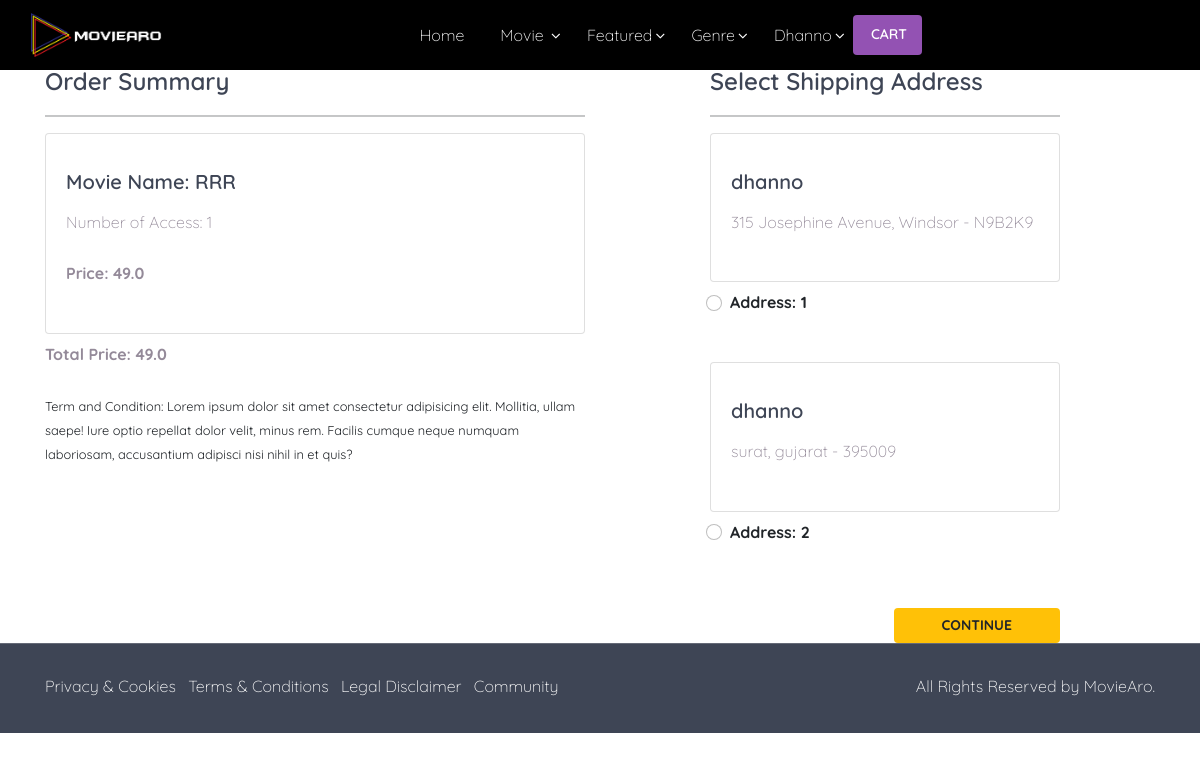
/checkout/ (signed in), run on the app's committed database.
### myapp1/models.py (models this page shows, shortened)
class cart(models.Model):
    user = models.ForeignKey(User, on_delete=models.CASCADE)
    o_movie = models.ForeignKey(movie, on_delete=models.CASCADE)
    o_quantity = models.PositiveIntegerField(default=1)
    def __str__(self):
        return str(self.id)
    @property
    def total_cost(self):
        return self.o_quantity * self.o_movie.m_price

class movie(models.Model):
    m_name = models.CharField(max_length=200)
    m_relasedate = models.DateTimeField(auto_now=False)
    gen = [('B', 'Bollywood'), ('H', 'Hollywood')]
    movie_ge = models.CharField(max_length=2, choices=gen, default='H')
    m_type = models.ForeignKey(movie_type, related_name='types', on_delete=models.CASCADE)
    m_o_lan = models.ForeignKey(movie_language, related_name='language', on_delete=models.CASCADE)
    dubbed = [('Y', 'Yes'), ('N', 'No')]
    m_dubbed = models.CharField(max_length=2, choices=dubbed, default='N')
    m_writer = models.CharField(max_length=200)
    m_trailer = models.CharField(max_length=200)  #video pending
    m_img = models.ImageField(null=True, blank=True, upload_to="mimages")
    m_on = models.BooleanField(default=True)
    m_price = models.FloatField()
    m_discount = models.FloatField( blank=True, null=True)
    mo_rating = models.FloatField( blank=True, null=True)
    m_desc = models.CharField(max_length=1000, null=True)

class Customer(models.Model):
    cus_user = models.ForeignKey(User, on_delete=models.CASCADE)
    c_name = models.CharField(max_length=200, null=True,)
    c_locality = models.CharField(max_length=200, null=True,)
    c_city = models.CharField(max_length=50, null=True, )
    c_zipcode = models.CharField(max_length=50, null=True,)
    c_contact = models.IntegerField( null=True,)

### myapp1/views.py (the view)
# urls.py: path('checkout/', views.checkout, name='checkout'),
@login_required
def checkout(request):
    if request.user.is_authenticated:
        user = request.user
        add = Customer.objects.filter(cus_user=user)
        cart_iteams = cart.objects.filter(user=user)
        amount = 0.0
        membership_amount = 00.00
        total_amount = 0.0
        cart_product = [p for p in cart.objects.all() if p.user == request.user]  # get all cart object
        print(cart_product)
        if cart_product:
            for p in cart_product:
                tempamout = (p.o_quantity * p.o_movie.m_price)
                amount += tempamout
                total_amount = amount + membership_amount
        return render(request,'myapp1/checkout.html',{'add':add, 'total_amount':total_amount, 'cart_iteams':cart_iteams})
    else:
        return redirect('log_in')

### templates/myapp1/checkout.html (shortened to what this page needs)
{% extends 'myapp1/base1.html' %}
{% load static %}
{% block main-content %}
<div class="container">
 <div class="row mt-5">
  <div class="col-sm-6">
    <h4>Order Summary</h4>
    <hr>
      {% for item in cart_iteams %}
      <div class="card mb-2">
        <div class="card-body">
          <h5>Movie Name: {{ item.o_movie.m_name }}</h5>
          <p>Number of Access: {{item.o_quantity}}</p>
          <p class="fw-bold">Price: {{item.total_cost}}</p>
        </div>
      </div>
      {% endfor %}
  <p class="fw-bold">Total Price: {{total_amount}}</p>
    <small>Term and Condition: Lorem ipsum dolor sit amet consectetur adipisicing elit. Mollitia, ullam saepe! Iure optio repellat dolor velit, minus rem. Facilis cumque neque numquam laboriosam, accusantium adipisci nisi nihil in et quis?</small>
  </div>
  <div class="col-sm-4 offset-sm-1">
    <h4>Select Shipping Address</h4>
    <hr>
    <form action="/paymentdone">
        {% for ad in add %}
      <div class="card">
        <div class="card-body">
        <h5>{{ ad.cus_user }}</h5>
        <p>{{ ad.c_locality }}, {{ ad.c_city }} - {{ ad.c_zipcode }}</p>
        </div>
      </div>
        <div class="form-check mt-2 mb-5">
          <input class="form-check-input" type="radio" name="custid" id="custadd{{ forloop.counter }}" value="{{ ad.id }}" required>
          <label class="form-check-label fw-bold" for="custadd{{ forloop.counter }}">
            Address: {{ forloop.counter }} </label>
        </div>
        {% endfor %}
        <div class="text-end">
          <button type="submit" class="btn btn-warning mt-3 px-5 fw-bold">Continue</button>
        </div>
      </form>
    </div>
  </div>
</div>
{% endblock main-content %}

### templates/myapp1/base1.html (shortened to what this page needs)
<!doctype html>
{% load static %}
<html lang="en">
 <head>
    <link href="https://cdn.jsdelivr.net/npm/bootstrap@5.0.0-beta1/dist/css/bootstrap.min.css" rel="stylesheet">
    <link rel="stylesheet" href="{% static 'app/css/owl.carousel.min.css' %}">
    <link rel="stylesheet" href="{% static 'app/css/all.min.css' %}">
    <link rel="stylesheet" href="{% static 'app/css/style.css' %}">
    <link rel="stylesheet" type="text/css" href={% static 'assets/css/bootstrap.min.css' %}>
    <link rel="stylesheet" type="text/css" href={% static 'assets/revolution/css/settings.css' %}>
    <link rel="stylesheet" type="text/css" href={% static 'assets/revolution/css/layers.css' %}>
    <link rel="stylesheet" type="text/css" href={% static 'assets/revolution/css/navigation.css' %}>
    <link rel="stylesheet" type="text/css" href={% static 'assets/css/magnific-popup.css' %}>
    <link rel="stylesheet" type="text/css" href={% static 'assets/css/jquery.mmenu.css' %}>
    <link rel="stylesheet" type="text/css" href={% static 'assets/css/owl.carousel.min.css' %}>
    <link rel="stylesheet" type="text/css" href={% static 'assets/css/style.css' %}>
    <link rel="stylesheet" type="text/css" href={% static 'assets/css/responsive.css' %}>
  </head>
  <body>
    <div class="wrapper">
         <header class="header header-fixed header-transparent text-white">
                <div class="bgcolor">
                    <div class="container-fluid" style="background-color: black;">
                        <nav class="navbar navbar-expand-lg">
                            <a class="navbar-brand" href={% url 'home' %}>
                                    <img src={% static 'assets/images/logo.png' %} alt="white_logo" width="150" class="logo-white" style="height: 44px;">
                                <div class="navbar-collapse" id="main-nav">
                                    <ul class="navbar-nav mx-auto" id="main-menu">
                                        <li class="nav-item">
                                        <a class="nav-link " href="{% url 'home' %}" >Home</a>
                                            <li class="nav-item dropdown">
                                                <a class="nav-link dropdown-toggle" href="#" data-toggle="dropdown" aria-haspopup="true" aria-expanded="false">Movie </a>
                                            </li>
                                           <li class="nav-item dropdown">
                                                <a class="nav-link dropdown-toggle" href="#" data-toggle="dropdown" aria-haspopup="true" aria-expanded="false">Featured</a>
                                            </li>
                                                <li class="nav-item dropdown">
                                                    <a class="nav-link dropdown-toggle" href="#" data-toggle="dropdown" aria-haspopup="true" aria-expanded="false">Genre</a>
                                                </li>
                                            {% if request.user.is_authenticated %}
                                                 <li class="nav-item dropdown" >
                                                    <a class="nav-link dropdown-toggle" href="#" data-toggle="dropdown" aria-haspopup="true" aria-expanded="false" >  {{request.user}}</a>
                                                 </li>
                                                <button type="submit" class="btn btn-main btn-effect" style="margin-right: 23px;">
                                                        <a href="{% url 'cart' %}" >
                                                            <i class="bp3-icon-shopping-cart"></i> Cart
                                                        </a>
                                                </button>
                                            {% endif %}
                                    </ul>
                                    </div>
                        </nav>
                    </div>
                </div>
        </header>
    {% block main-content %} {% endblock main-content %}
 <footer class="footer1 bg-dark">
            <div class="footer-copyright-area ptb30">
                <div class="container">
                    <div class="row">
                        <div class="col-md-12">
                            <div class="d-flex">
                                <div class="links">
                                    <ul class="list-inline">
                                        <li class="list-inline-item"><a href="#">Privacy & Cookies</a></li>
                                        <li class="list-inline-item"><a href="#">Terms & Conditions</a></li>
                                        <li class="list-inline-item"><a href="#">Legal Disclaimer</a></li>
                                        <li class="list-inline-item"><a href="#">Community</a></li>
                                    </ul>
                                </div>
                                <div class="copyright ml-auto">All Rights Reserved by <a href="#">MovieAro</a>.</div>
                            </div>
                        </div>
                    </div>
                </div>
            </div>
        </footer>
    </div>
  </body>
</html>

### static/assets/css/style.css (style rules this page uses)
*,body,h1,h2,h3,h4,h5,h6 { font-family:Quicksand,sans-serif }
a,a:hover h1,a:hover h2,a:hover h3,a:hover h4,a:hover h5,a:hover h6 { color:inherit }
body,body>.wrapper,header.header,html { background:#fff }
.img-box,.parallax,html,main,section { position:relative }
body.mfp-zoom-out-cur,body>.wrapper { overflow:hidden }
h1,h2,h3,h4,h5,h6 { color:#3e4555;font-weight:600;margin:.8em 0 }
h4 { font-size:24px }
h5 { font-size:20px }
p { font-size:16px;line-height:24px;color:#948a99;margin-bottom:1.7em;margin-top:0 }
a { -webkit-transition:all .3s ease;-moz-transition:all .3s ease;-ms-transition:all .3s ease;-o-transition:all .3s ease;transition:all .3s ease }
label { font-weight:500 }
* { outline:0 }
body,html { width:100%;height:auto;margin:0;padding:0!important;font-family:Quicksand,sans-serif }
body { overflow-x:hidden;font-weight:300 }
body>.wrapper { padding:0;margin:0;width:100% }
img,textarea { max-width:100% }
a,button,input { outline:0!important }
ul { margin:0 }
li { margin-bottom:5px }
img { height:auto;-moz-user-select:none;-webkit-user-select:none;-ms-user-select:none;-webkit-user-drag:none;user-drag:none }
hr { margin-top:1rem;margin-bottom:1rem;border:0;border-top:1px solid rgba(0,0,0,.1) }
.ptb30 { padding:30px 0 }
header.header-fixed { width:100%;position:absolute;top:0;left:0;z-index:99 }
header.header-transparent { background:0 0 }
header.header-transparent .navbar-brand .logo-white { display:block }
header .navbar-brand .logo-white { display:none }
header.header .navbar-nav .nav-item { margin:0;padding:0 10px }
header.header .navbar-nav .nav-link { font-size:16px;text-transform:capitalize }
#main-nav .navbar-nav>.dropdown .dropdown-toggle:after { content:'\f107';font-family:fontawesome;font-size:15px;font-style:normal;font-weight:400;text-decoration:inherit;display:inline-block;border:0;margin:0;padding-left:3px;vertical-align:0 }
.btn,.timeline span.timeline-step-btn { font-size:14px;text-transform:uppercase }
.btn,.btn i { line-height:35px }
.btn,.play-video { -moz-transition:all .5s ease;-ms-transition:all .5s ease;-o-transition:all .5s ease }
footer.footer1 .footer-copyright-area { border-top:1px solid rgba(51,51,51,.2) }
footer.footer1.bg-dark,footer.footer1.bg-dark .widget-title,footer.footer1.bg-dark p { color:#fff }
footer.footer1.bg-dark .footer-copyright-area { border-top:1px solid rgba(255,255,255,.2) }
.bg-dark { background-color:#3e4555!important }
.btn { outline:0;padding:0 15px;position:relative;font-weight:600;border:0;-webkit-transition:all .5s ease;transition:all .5s ease }
.btn i { font-size:10px;padding-left:3px }
.btn-effect { overflow:hidden }
.btn-main,.btn-second { color:#fff }

### static/assets/css/colors.css (style rules this page uses)
.owl-dots .owl-dot.active span, .loading .loading-effect .object, .btn-main, #backtotop a, .play-video, .pricing-table-2 .plan.featured .plan-price, .pagination ul li a.current-page, .pagination ul li a.current-page:hover, .layout-switcher a:hover, .layout-switcher a.active, .mm-counter { background: #9352b3; }

### data on the page
cart: o_movie.m_name "RRR", o_quantity "1", total_cost "49.0"
Customer: cus_user "dhanno", c_locality "315 Josephine Avenue", c_city "Windsor", c_zipcode "N9B2K9"
Customer: cus_user "dhanno", c_locality "surat", c_city "gujarat", c_zipcode "395009"

### other printed values
{{ request.user }} "Dhanno"
{{ total_amount }} "49.0"
